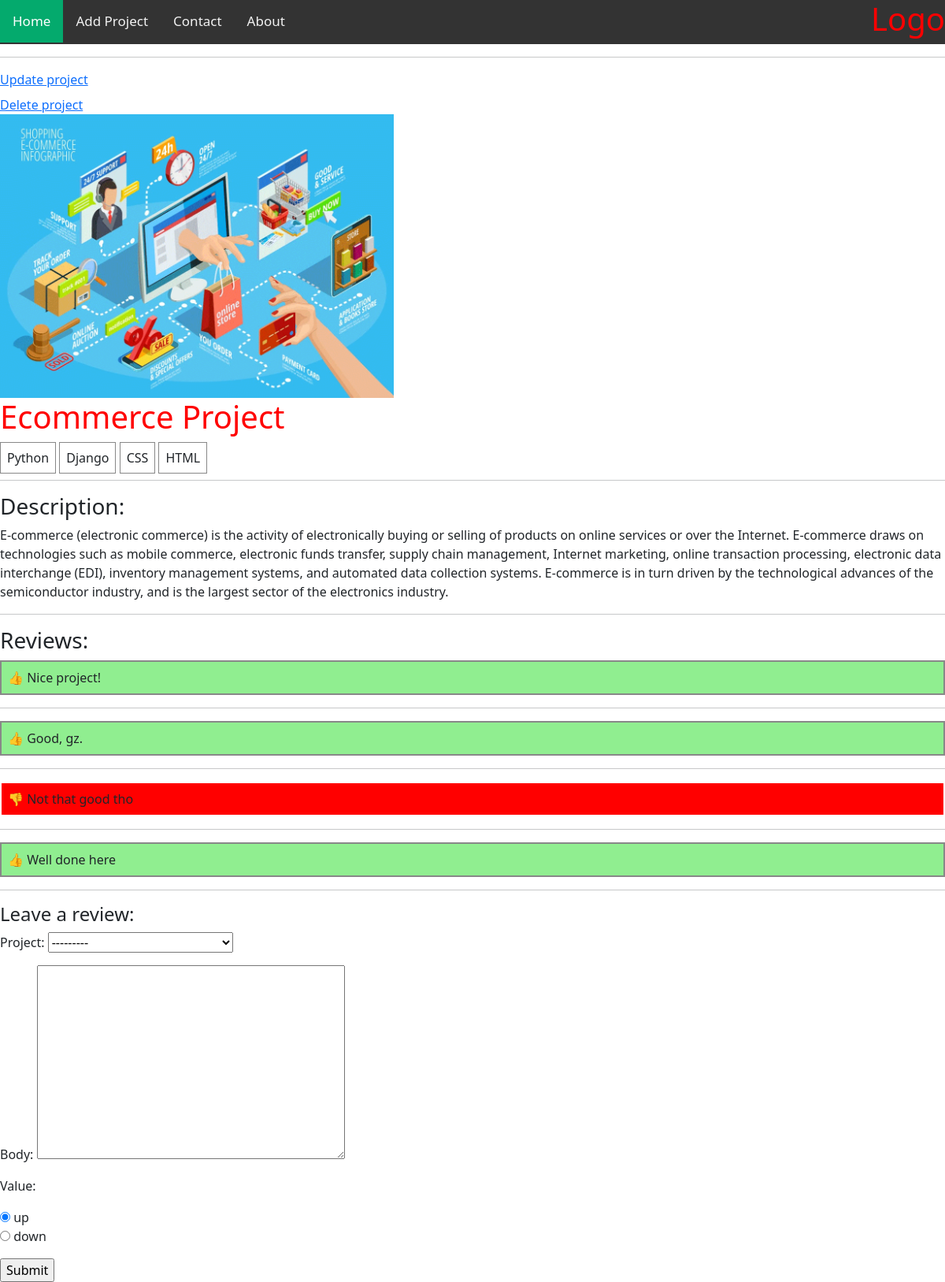
Page /project/bb18e280-89ab-4436-9010-821805a3afbd/ on the committed database.
### projects/models.py (models this page shows, shortened)
class Project(models.Model):
    title = models.CharField(max_length=200)
    description = models.TextField(null=True, blank=True)
    featured_image = models.ImageField(
        null=True, blank=True, default="default-image.jpg"
    )
    demo_link = models.CharField(max_length=1000, null=True, blank=True)
    source_link = models.CharField(max_length=1000, null=True, blank=True)
    vote_total = models.PositiveIntegerField(default=0)
    vote_ratio = models.PositiveIntegerField(default=0)
    tags = models.ManyToManyField("Tag", blank=True)
    created = models.DateTimeField("Date created", auto_now_add=True)
    id = models.UUIDField(
        default=uuid.uuid4, unique=True, primary_key=True, editable=False
    )
    def __str__(self):
        return self.title
    @property
    def imageURL(self):
        try:
            img = self.featured_image.url
        except:
            img = ""
        return img

class Tag(models.Model):
    name = models.CharField(max_length=200)
    created = models.DateTimeField(auto_now_add=True)
    id = models.UUIDField(
        default=uuid.uuid4, unique=True, primary_key=True, editable=False
    )
    def __str__(self):
        return self.name

class Review(models.Model):
    VOTE_TYPE = (("up", "up"), ("down", "down"))
    project = models.ForeignKey(
        Project, on_delete=models.CASCADE, null=True, blank=True
    )
    body = models.TextField(null=True, blank=True)
    value = models.CharField(max_length=50, choices=VOTE_TYPE, default=VOTE_TYPE[0][1])
    updated = models.DateTimeField(auto_now=True)
    created = models.DateTimeField(auto_now_add=True)
    id = models.UUIDField(
        default=uuid.uuid4, unique=True, primary_key=True, editable=False
    )

### projects/views.py (the view)
# urls.py: path("project/<str:pk>/", views.project, name="project"),
def project(request, pk):
    project_object = Project.objects.get(id=pk)
    template = "projects/project.html"
    form = ReviewForm()
    form.fields["project"].widget.attrs["class"] = f"{project_object.title}"
    if request.method == "POST":
        form = ReviewForm(request.POST)
        if form.is_valid():
            form.save()
            return redirect(f"../{pk}")
    context = {"project": project_object, "form": form}
    return render(request, template, context)

### projects/forms.py
class ReviewForm(ModelForm):
    def __init__(self, *args, **kwargs):
        super(ReviewForm, self).__init__(*args, **kwargs)
        self.fields["project"].widget.attrs["class"] = "form-control"
    class Meta:
        model = Review
        fields = "__all__"
        widgets = {"value": RadioSelect()}

### projects/templates/projects/project.html
{% extends 'main.html' %} {% block content %}
<div><a href="{% url 'projects:update-project' project.id %}">Update project</a></div>
<div style="padding-top:0.5em"><a href="{% url 'projects:delete-project' project.id %}">Delete project</a></div>
<img style="max-width: 500px;" src="{{project.imageURL}}" alt="">
<h1>
  {{project.title}} {% if project.topRated %}<strong>&#9733</strong>{% endif %}
</h1>
<div style="margin-top:1em">
{% for tag in project.tags.all %}
  <span style="border:1px solid #888; padding:0.5em;">{{tag}}</span>
{% endfor %}
</div>
<hr style="margin-top:1em">
<h3>Description:</h3>
<p>{{project.description}}</p>
<hr>
<h3>Reviews:</h3>
{% for review in project.review_set.all %}
  {% if review.value == 'up'%}
    <p style="background-color:lightgreen; border:2px solid#888; padding:0.5em">&#128077; {{review.body}}</p>
  {% elif review.value == 'down'%}
    <p style="background-color:red; border:2px solid white; padding:0.5em">&#128078; {{review.body}}</p>
  {% endif %}
<hr>
{% endfor %}
<div>
  <h4>Leave a review: </h4>
  <form method="POST" action="" enctype="multipart/form-data">
    {% csrf_token %} {{form.as_p}}
    <input type="submit" value="Submit" />
  </form>
</div>
{% endblock content %}

### static/styles/main.css (style rules this page uses)
body { background-color:lightblue; }
h1 { color:red; }

### rows in the picture
Project: imageURL (picture), title "Ecommerce Project", description "E-commerce (electronic commerce) is the activity of electronically buying or selling of products on online services or over the Internet. E-commerce draws on technologies such as mobile commerce, electronic funds transfer, supply chain management, Internet marketing, online transaction processing, electronic data interchange (EDI), inventory management systems, and automated data collection systems. E-commerce is in turn driven by the technological advances of the semiconductor industry, and is the largest sector of the electronics industry."
Tag: name "Python"
Tag: name "Django"
Tag: name "CSS"
Tag: name "HTML"
Review: body "Nice project!"
Review: body "Good, gz."
Review: body "Not that good tho"
Review: body "Well done here"
